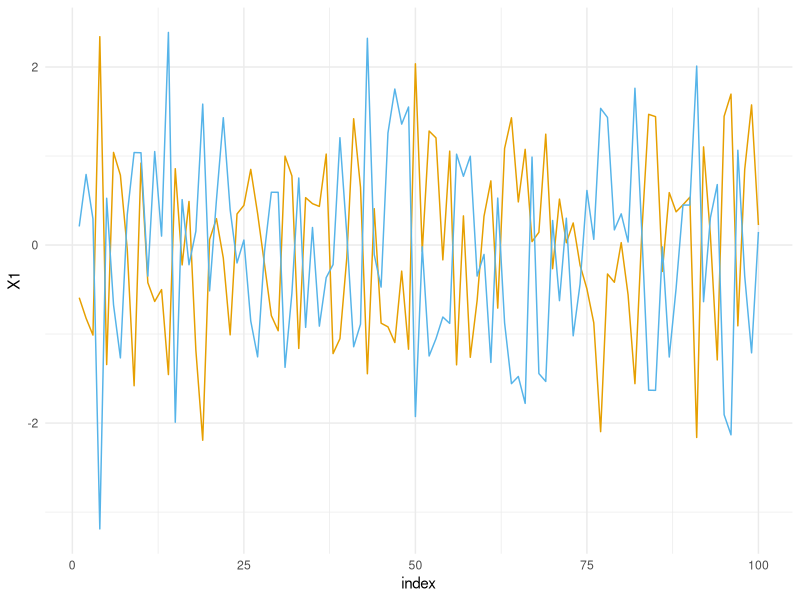
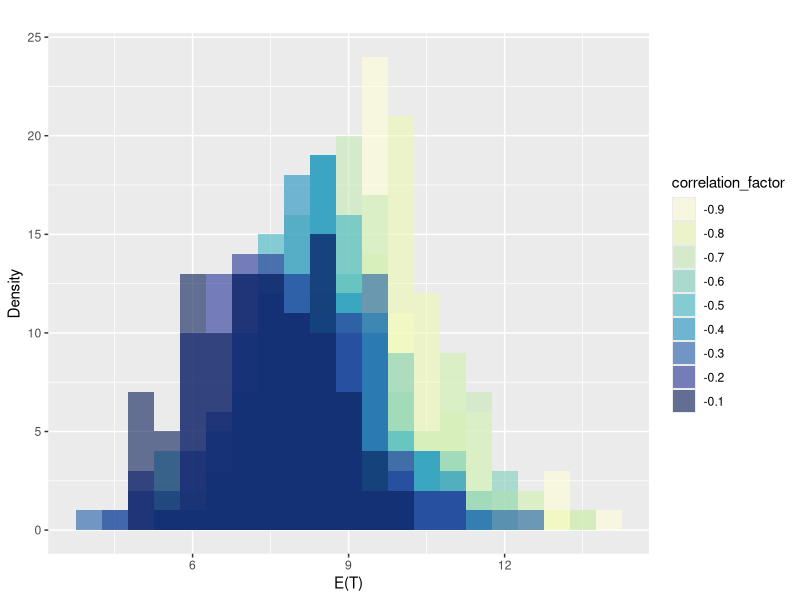
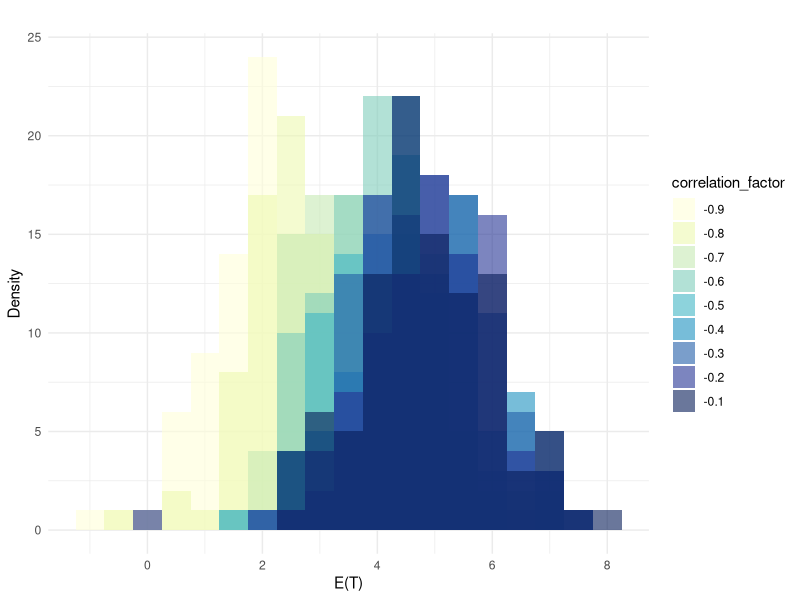
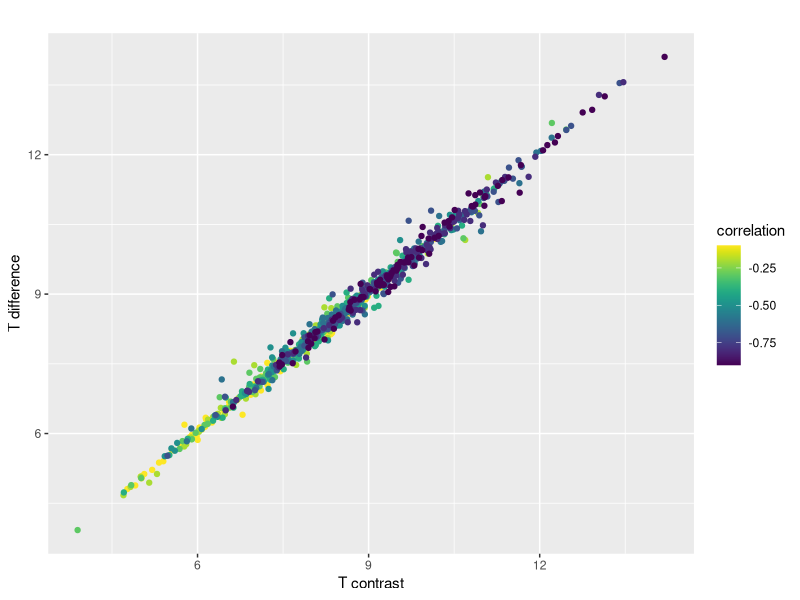

Write R code to recreate these figures, in order.
## ---- chunk 1
knitr::opts_chunk$set(echo = TRUE)
## ---- chunk 2
library(MASS)
simulate <- function(correlation,ntp,betas){
  means <- c(0,0)
  Sigma <- matrix(c(1,correlation,correlation,1),nrow=2)
  regressors <- mvrnorm(n=ntp,means,Sigma)
  data <- data.frame(regressors)
  data$signal <- betas[1]*data$X1 + betas[2]*data$X2 + rnorm(ntp,0,1)
  data$index <- seq(ntp)
  data
}

# the data
data <- simulate(correlation = -0.8, ntp = 100, betas = c(0.5,-0.5))
head(data)
# the correlation matrix
print(cor(data[,1:2]))
## ---- chunk 3
library(ggplot2)
library(ggthemes)
cbPalette <- c("#999999", "#E69F00", "#56B4E9", "#009E73", "#F0E442", "#0072B2", "#D55E00", "#CC79A7")
ggplot(data,aes(x=index)) +
  geom_line(aes(y=X1),col=cbPalette[2]) +
  geom_line(aes(y=X2),col=cbPalette[3]) +
  scale_fill_manual(values=cbPalette) +
  theme_minimal()
## ---- chunk 4
library(multcomp)
library(viridis)
## ---- chunk 5
lm_contrast <- function(data,contrast){
  fit <- lm(signal~X1+X2, data=data)
  cfit <- glht(fit,linfct=contrast)
  tstat <- summary(cfit)$test$tstat
  tstat
}

# for example...  
contrast <- matrix(c(0,1,-1),nrow=1)
print(contrast)
tval <- lm_contrast(data,contrast)
print(paste("The resulting T-value is",tval))
## ---- chunk 6
lm_diff <- function(data){
  data$Xdif <- data$X1-data$X2
  dfit <- lm(signal~Xdif, data=data)
  tstat <- summary(dfit)$coefficients[2,3]
  tstat
}

# for example...  
tval <- lm_diff(data)
print(paste("The resulting T-value is",tval))
## ---- chunk 7
cors <- seq(from=-0.1,to=-0.9,by=-0.1)
nsim <- 100
ntp <- 100
betas <- c(0.5,-0.5)
contrast <- matrix(c(0,1,-1),nrow=1)
## ---- chunk 8
results <- data.frame(
  correlation=numeric(length(cors)*nsim),
  simulation=numeric(length(cors)*nsim),
  Tc=numeric(length(cors)*nsim),
  Td = numeric(length(cors)*nsim)
)

k <- 0
for (correlation in cors){
  for (s in 1:nsim){
    k = k+1
    data <- simulate(correlation=correlation,ntp=ntp,betas = betas)
    results$correlation[k] <- correlation
    results$simulation[k] <- s
    results$Tc[k] <- lm_contrast(data,contrast)
    results$Td[k] <- lm_diff(data)
  }
  print(paste("mean of correlation ",correlation," = ",mean(results$Tc[results$correlation==correlation])))
}
## ---- chunk 9
results$correlation_factor <- factor(results$correlation)

ggplot(results,aes(x=Tc,fill=correlation_factor,aes(factor(correlation_factor)))) +
  geom_histogram(aes(y=..count..,fill=correlation_factor),binwidth=0.5,alpha=0.6,position='identity') +
  scale_fill_brewer(palette='YlGnBu') +
  labs(x='E(T)',y='Density',title='')
## ---- chunk 10
contrast <- matrix(c(0,1,0),nrow=1)

results_main <- data.frame(
  correlation=numeric(length(cors)*nsim),
  simulation=numeric(length(cors)*nsim),
  Tc=numeric(length(cors)*nsim))

k <- 0
for (correlation in cors){
  for (s in 1:nsim){
    k = k+1
    data <- simulate(correlation=correlation,ntp=ntp,betas = betas)
    results_main$correlation[k] <- correlation
    results_main$simulation[k] <- s
    results_main$Tc[k] <- lm_contrast(data,contrast)
  }
  print(paste("mean of correlation ",correlation," = ",mean(results_main$Tc[results_main$correlation==correlation])))
}

results_main$correlation_factor <- factor(results_main$correlation)

ggplot(results_main,aes(x=Tc,fill=correlation_factor,aes(factor(correlation_factor)))) +
  geom_histogram(aes(y=..count..,fill=correlation_factor),binwidth=0.5,alpha=0.6,position='identity') +
  scale_fill_brewer(palette='YlGnBu') +
  labs(x='E(T)',y='Density',title='') +
    theme_minimal()

## ---- chunk 11
ggplot(results,aes(x=Tc,y=Td,color=correlation,aes(correlation))) +
  geom_point() +
  scale_colour_viridis() +
  labs(x='T contrast',y='T difference',title='')
